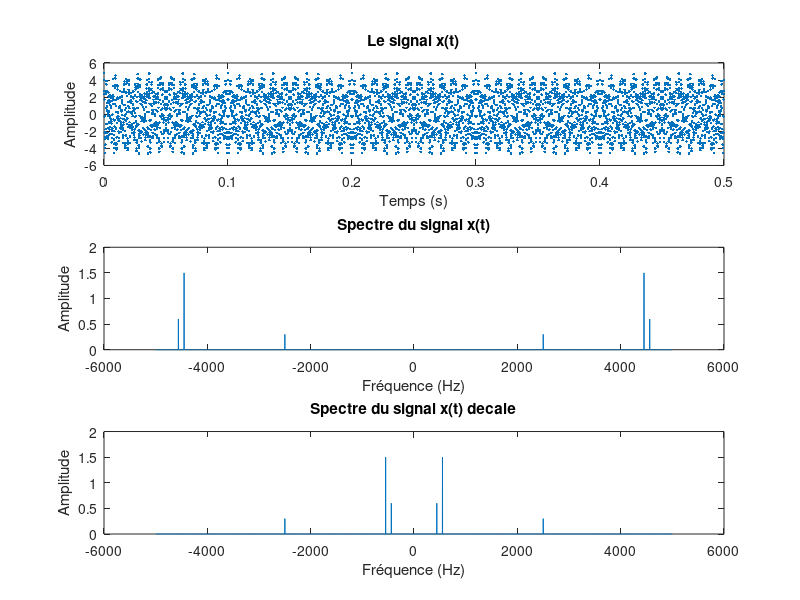
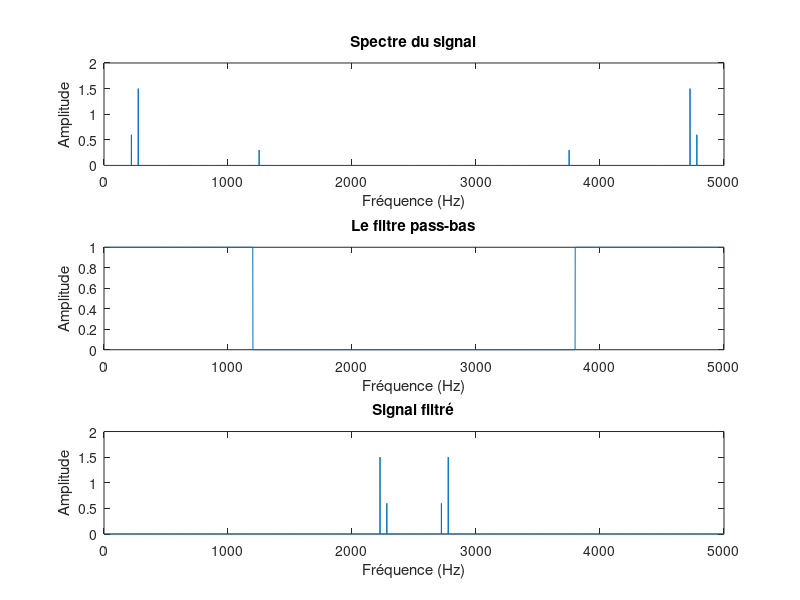
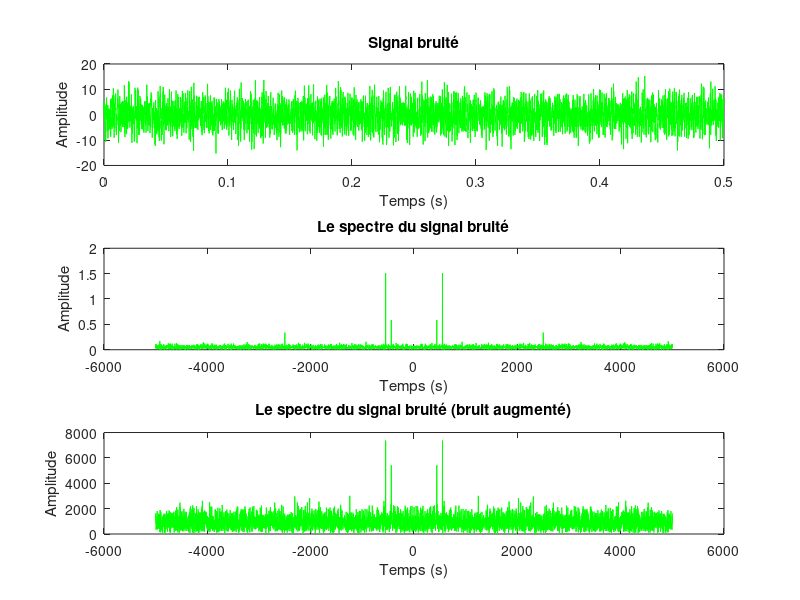

Reproduce these figures in MATLAB, in order. (Note: this script raises an error after producing the figures.)
        %   TP1- Analyse spectrale d’un x Transformée de Fourier discrète
clc;
clear all;
close all;

fe = 10000; % Frequence d'echantillonnage 
N = 5000; % Nbr d'echantillons

t=0:1/fe:(N-1)/fe;

x = 1.2*cos(2*pi*440*t) + 3*cos(2*pi*550*t) + 0.6*cos(2*pi*2500*t);

x_Spectrum = abs(fft(x));
x_Spectrum = x_Spectrum / N; % Normalisation de la amplitudes de spectre
x_Spectrum_shifted = fftshift(  x_Spectrum    );

f= linspace(-fe/2, fe/2, N);


figure
    subplot(3,1,1)
        plot(t, x,'.')
        xlabel('Temps (s)')
        ylabel('Amplitude')
        title('Le signal x(t)')
    subplot(3,1,2)
        plot(f,x_Spectrum)
        xlabel('Fréquence (Hz)')
        ylabel('Amplitude') 
        title('Spectre du signal x(t)')
    subplot(3,1,3)
        plot(f,x_Spectrum_shifted)  
        xlabel('Fréquence (Hz)')
        ylabel('Amplitude')
        title('Spectre du signal x(t) decale')
        
        
% Elimination de la frequence 2500 Hz


index=ceil((2400*N)/fe);

Filter_Passe_Bas=zeros(size(f));

Filter_Passe_Bas(1:index)=1;

Filter_Passe_Bas(5000-index:5000)=1;

Filtered_Spectrum=fftshift(Filter_Passe_Bas.*x_Spectrum);
figure
    subplot(3,1,1)
        plot(x_Spectrum)
        xlabel('Fréquence (Hz)') 
        ylabel('Amplitude') 
        title('Spectre du signal')
    subplot(3,1,2)
        plot(Filter_Passe_Bas)
        xlabel('Fréquence (Hz)') 
        ylabel('Amplitude') 
        title('Le filtre pass-bas')
    subplot(3,1,3)
        plot(Filtered_Spectrum)
        xlabel('Fréquence (Hz)') 
        ylabel('Amplitude') 
        title('Signal filtré')  
        
    
%%
    
bruit=4*randn(size(x));

% sound(bruit)

Signal_bruite= x + bruit;   % superposition du bruit et du signal x(t)
    
Noised_X_Spectrum=abs(fft(Signal_bruite));
Noised_X_Spectrum=Noised_X_Spectrum/N; % Normalisation 

Noised_X_Spectrum_Shifted=fftshift(Noised_X_Spectrum);

bruit_augmente=15*randn(size(x));
Sig_Bruit_Aug_Spectrum=fftshift(abs(fft(bruit_augmente+x)));

figure
    subplot(3,1,1)
        plot(t, Signal_bruite,'g')
        xlabel('Temps (s)') 
        ylabel('Amplitude') 
        title('Signal bruité')
    subplot(3,1,2)
        plot(f, Noised_X_Spectrum_Shifted,'g')
        xlabel('Temps (s)')
        ylabel('Amplitude') 
        title('Le spectre du signal bruité')
    subplot(3,1,3)
        plot(f, Sig_Bruit_Aug_Spectrum,'g') %   ce stade les composantes fréquentielles du signal s'interférent avec celles du bruit => la distinction entre les deux est devenue impossible
        xlabel('Temps (s)') 
        ylabel('Amplitude') 
        title('Le spectre du signal bruité (bruit augmenté)')


        
%%

[signal,fs]=audioread('bluewhale.au');

Bluewhale_Sound = signal(  2.45e4:3.10e4   ); % Sous-ensemble de données correspondant au chant du rorqual bleu

tt=( 0:length(Bluewhale_Sound)-1    )*( 10/fs );

n = 2^nextpow2(length(Bluewhale_Sound)); % La longueur de signal qui est une puissance de 2

Bluewhale_Sound_Spectrum=fftshift(  abs(fft(Bluewhale_Sound,n)).^2 / (n*fs)    );

freq =  fs/2*linspace(-0.5,0.5,n);

figure
    subplot(2,1,1)
        plot(tt, Bluewhale_Sound)
        xlabel('Temps (s)')
        ylabel('Amplitude')
        title('Chant du rorqual bleu')
    subplot(2,1,2)
        plot(freq, Bluewhale_Sound_Spectrum)
        xlabel('Temps (s)')
        ylabel('Amplitude')
        title('Le spectre du chant du rorqual bleu')

% sound(Bluewhale_Sound, fs)


%               Fréquence fondamentale du gémissement de rorqual bleu
fprintf('Fréquence fondamentale du gémissement de rorqual bleu : %f Hz\n', 4.6605e-05); 



















